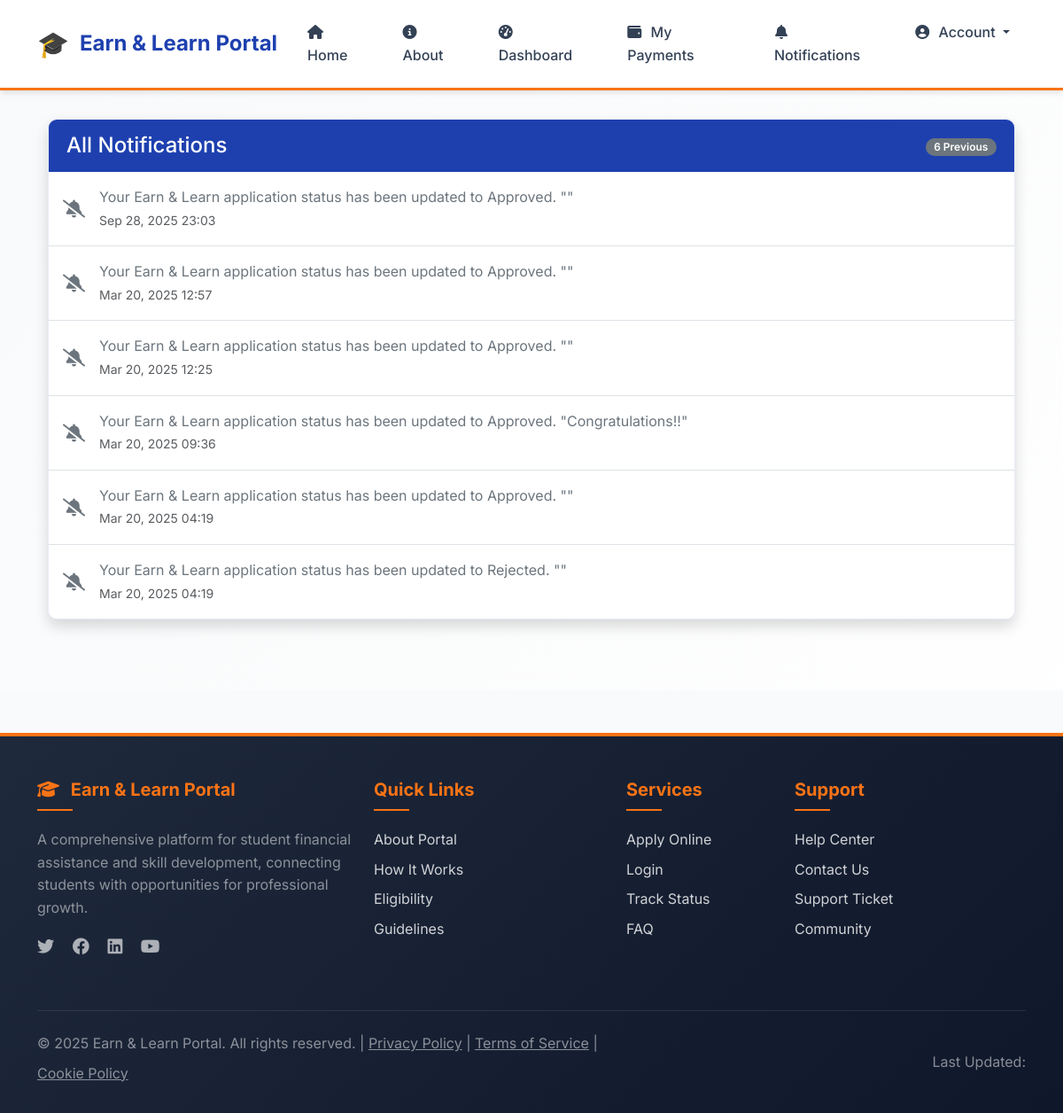
The page /notifications/all-notifications/ (signed in) on the database its author committed.
### notifications/models.py (models this page shows)
class Notification(models.Model):
    user = models.ForeignKey(User, on_delete=models.CASCADE)
    message = models.TextField()
    created_at = models.DateTimeField(auto_now_add=True)
    is_read = models.BooleanField(default=False)

### notifications/views.py (the view)
# urls.py: path('all-notifications/', notifications_view, name='notifications'),
@login_required
def notifications_view(request):
    unread_notifications = Notification.objects.filter(user=request.user, is_read=False).order_by('-created_at')
    read_notifications = Notification.objects.filter(user=request.user, is_read=True).order_by('-created_at')[:50]  # Limit to most recent 50 read notifications
    context = {
        'unread_notifications': unread_notifications,
        'read_notifications': read_notifications,
    }
    return render(request, 'notifications/notifications.html', context)

### notifications/context_processors.py (called while the page is built)
def unread_notifications_count(request):
    if request.user.is_authenticated:
        count = Notification.objects.filter(user=request.user, is_read=False).count()
    else:
        count = 0
    return {'unread_notifications_count': count}

### users/models.py (called while the page is built)
    def has_approved_scheme_application(self):
        if self.role != 'student':
            return False
        from scheme.models import SchemeApplication
        return SchemeApplication.objects.filter(
            student=self,
            status='Approved'
        ).exists()

### templates/notifications/notifications.html (shortened to what this page needs)
{% extends 'base.html' %}
{% block content %}
<div class="container pb-5">
    <div class="professional-card shadow">
        <div class="professional-card-header d-flex justify-content-between align-items-center">
            <h4 class="mb-0">All Notifications</h4>
            <div>
                <span class="badge bg-secondary">{{ read_notifications|length }} Previous</span>
            </div>
        </div>
        <div class="card-body p-0">
            <ul class="list-group list-group-flush">
                {% for notification in read_notifications %}
                <li class="list-group-item d-flex justify-content-between align-items-center py-3">
                    <div class="d-flex align-items-center">
                        <i class="fas fa-bell-slash text-secondary me-3 fa-lg"></i>
                        <div>
                            <p class="mb-0 text-secondary">{{ notification.message }}</p>
                            <small class="text-muted">{{ notification.created_at|date:"M d, Y H:i" }}</small>
                        </div>
                    </div>
                </li>
                {% endfor %}
            </ul>
        </div>
    </div>
</div>
{% endblock %}

### templates/base.html (style rules this page uses)
:root { --primary-blue: #1e40af; --primary-blue-rgb: 30, 64, 175; --secondary-orange: #f97316; --accent-green: #059669; --dark-navy: #1e293b; --white: #ffffff; --light-gray: #f8fafc; --gray: #64748b; --dark-gray: #334155; --border-color: #e2e8f0; --success: #10b981; --warning: #f59e0b; --danger: #ef4444; --info: #3b82f6; --font-family: 'Inter', 'Segoe UI', sans-serif; --font-weight-normal: 400; --font-weight-medium: 500; --font-weight-semibold: 600; --font-weight-bold: 700; --shadow-sm: 0 1px 2px 0 rgba(0, 0, 0, 0.05); --shadow-md: 0 4px 6px -1px rgba(0, 0, 0, 0.1); --shadow-lg: 0 10px 15px -3px rgba(0, 0, 0, 0.1); }
* { box-sizing: border-box; }
body { font-family: var(--font-family); font-weight: var(--font-weight-normal); line-height: 1.6; color: var(--dark-gray); background-color: var(--light-gray); margin: 0; padding: 0; min-height: 100vh; display: flex; flex-direction: column; }
.professional-card { background: var(--white); border: 1px solid var(--border-color); border-radius: 12px; box-shadow: var(--shadow-sm); transition: all 0.3s ease; overflow: hidden; }
.professional-card-header { background: linear-gradient(90deg, var(--primary-blue), var(--dark-navy)); color: var(--white); padding: 1rem 1.25rem; font-weight: var(--font-weight-semibold); border-bottom: 2px solid var(--secondary-orange); }
.badge { font-weight: var(--font-weight-semibold); border-radius: 20px; padding: 0.35em 0.8em; }
.professional-card { background: white; border: 1px solid rgba(30, 64, 175, 0.1); border-radius: 10px; box-shadow: 0 4px 6px -1px rgba(0, 0, 0, 0.1); transition: all 0.3s ease; overflow: hidden; }
.professional-card-header { background: var(--primary-blue); color: white; padding: 15px 20px; font-weight: 600; border-bottom: none; }

### rows shown on the page
Notification: message "Your Earn & Learn application status has been updated to Approved. \"\"", created_at "Sep 28, 2025 23:03"
Notification: message "Your Earn & Learn application status has been updated to Approved. \"\"", created_at "Mar 20, 2025 12:57"
Notification: message "Your Earn & Learn application status has been updated to Approved. \"\"", created_at "Mar 20, 2025 12:25"
Notification: message "Your Earn & Learn application status has been updated to Approved. \"Congratulations!!\"", created_at "Mar 20, 2025 09:36"
Notification: message "Your Earn & Learn application status has been updated to Approved. \"\"", created_at "Mar 20, 2025 04:19"
Notification: message "Your Earn & Learn application status has been updated to Rejected. \"\"", created_at "Mar 20, 2025 04:19"

### other values the page prints
{{ read_notifications|length }} "6"
